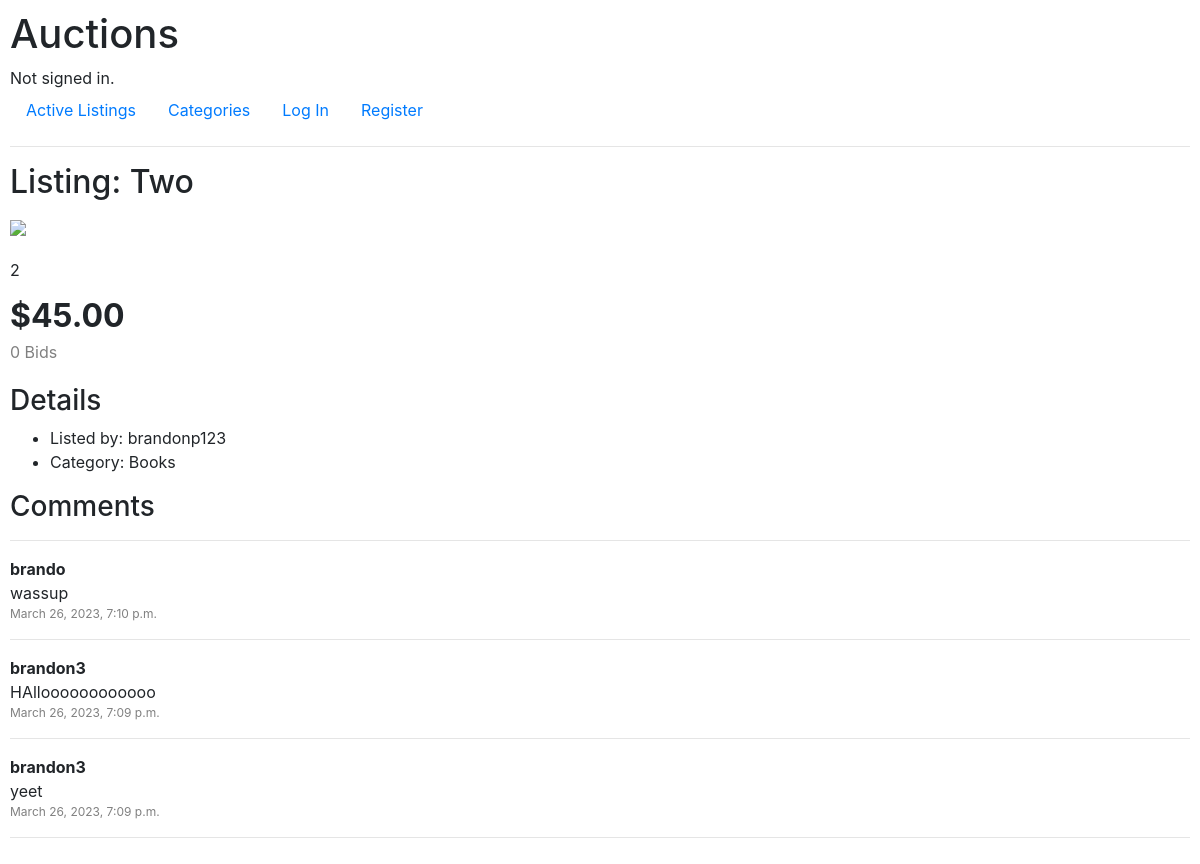
/listing/36, run on an earlier commit of the app's database.
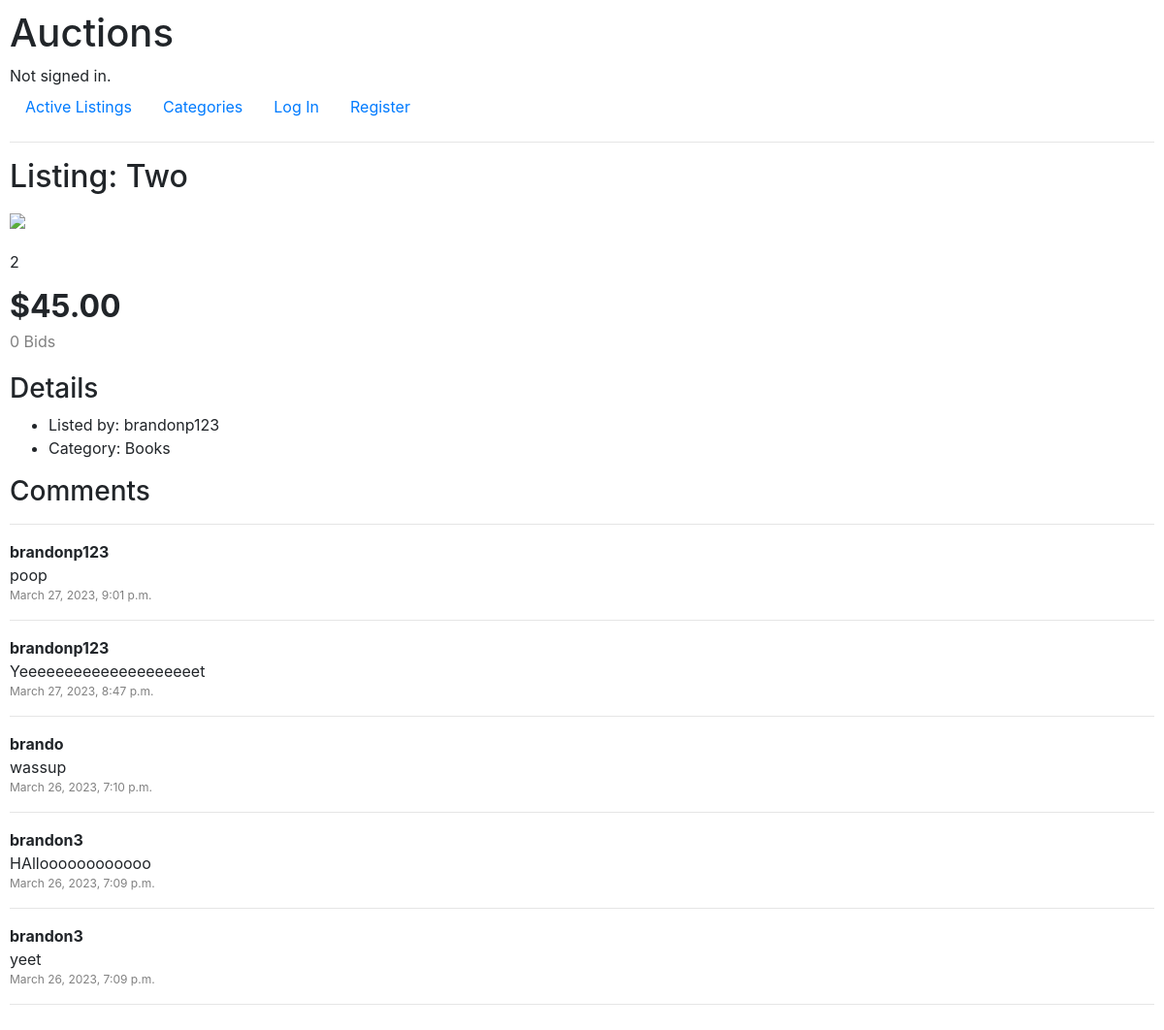
And on a later commit of the database.
### auctions/models.py (models this page shows, shortened)
class Comment(models.Model):
    user = models.ForeignKey(User, on_delete=models.CASCADE, blank=True, null=True, related_name="comment_user") # One user can be associated with many comments
    listing = models.ForeignKey(Listing, on_delete=models.CASCADE, blank=True, null=True, related_name="comment_listing") # One listing can be associated with many comments
    comment = models.CharField(max_length=400)
    time = models.DateTimeField(auto_now_add=True) # Auto timestamp

class User(AbstractUser):
    pass

### auctions/views.py (the view)
# urls.py: path("listing/<str:listing_id>", views.listing, name="listing"),
def listing(request, listing_id):
    user_id = request.user.id
    filter = {"user": user_id, "listing": listing_id}
    if len(Watchlist.objects.filter(**filter)) == 1:
        in_watchlist = True
    else:
        in_watchlist = False
    current_listing = Listing.objects.get(id=int(listing_id))
    seller = User.objects.get(id=current_listing.user.id)
    comments = Comment.objects.filter(listing=current_listing.id).order_by("-time")
    bids = Bid.objects.filter(listing=current_listing.id)
    number_of_bids = len(bids)
    if number_of_bids > 0:
        highest_bid = bids.order_by("-amount")[0]
        winner_id = highest_bid.user.id
    else:
        highest_bid = None
        winner_id = None
    return render(request, "auctions/listing.html", {
        "listing": current_listing,
        "user_id": user_id,
        "in_watchlist": in_watchlist,
        "number_of_bids": number_of_bids,
        "winner_id": winner_id,
        "bid_form": BidForm,
        "comment_form": CommentForm,
        "seller": seller,
        "comments": comments
    })

### auctions/models.py (called while the page is built)
    def __str__(self):
        return self.category_name

### auctions/templates/auctions/listing.html (shortened to what this page needs)
{% extends "auctions/layout.html" %}
{% block body %}
    <h2>Listing: {{ listing.title }}</h2>
    <div style="padding-top: 5px; padding-bottom: 10px;">
        <img src="{{ listing.image_url }}" onerror="this.onerror=null;this.src='https://www.survivorsuk.org/wp-content/uploads/2017/01/no-image.jpg';" width="400px" height="auto">
    </div>
    <div style="padding-top: 10px; padding-bottom: 10px;">
        {{ listing.description }}
    </div>
    <div style="font-size: 32px;">
        <b>${{ listing.price }}</b>
    </div>
    <div style="color: grey;">
        {{ number_of_bids }} Bids
    </div>
    <div style="padding-top: 10px; padding-bottom: 10px;">
    </div>
    <div>
        <h3>Details</h3>
    </div>
    <div>
        <ul>
            <li>Listed by: {{ seller.username }}</li>
            <li>Category: {{ listing.category }}</li>
        </ul>
    </div>
    <div>
        <h3>Comments</h3>
    </div>
    <hr>
    <div>
        {% for comment in comments %}
            <div>
                <div>
                    <b>{{ comment.user }}</b>
                </div>
                <div>
                    {{ comment.comment }}
                </div>
                <div style="font-size: 12px; color: grey;">
                    {{ comment.time }}
                </div>
            </div>
            <hr>
        {% endfor %}
    </div>
{% endblock %}

What changed in the data, as far as the page shows it:
added Comment: user "brandonp123", comment "poop", time "March 27, 2023, 9:01 p.m."
added Comment: user "brandonp123", comment "Yeeeeeeeeeeeeeeeeeeeet", time "March 27, 2023, 8:47 p.m."
